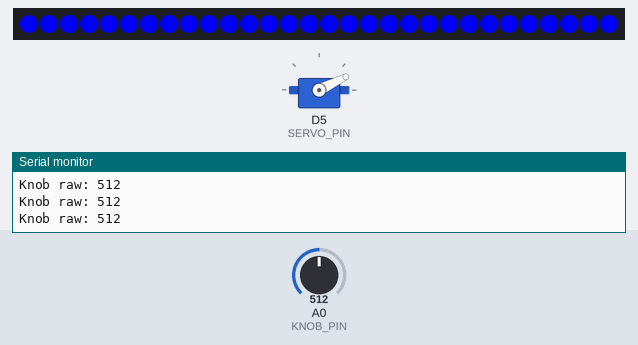
A sketch run on a simulated ESP8266 (NodeMCU). On the bench: servo, 30 RGB LEDs in strip order, left to right, the last lines printed to the serial monitor. Inputs (shaded band) come from the test bench; at power-on: A0 (KNOB_PIN) = 512. Dim RGB values are drawn brighter than linear.

Above: at 1.49 s.
1.5 s: A0 (KNOB_PIN) set to 689
3.1 s: A0 (KNOB_PIN) set to 718
At 3.28 s:
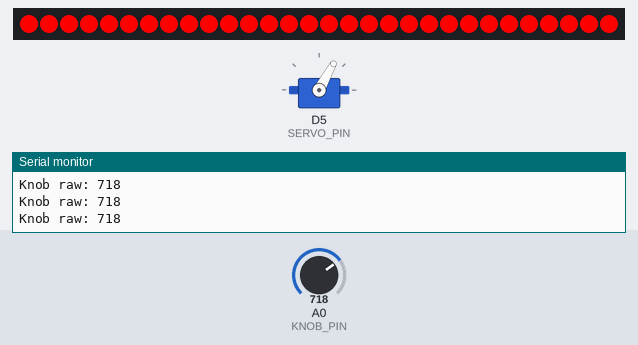
4.7 s: A0 (KNOB_PIN) set to 290
At 4.87 s:
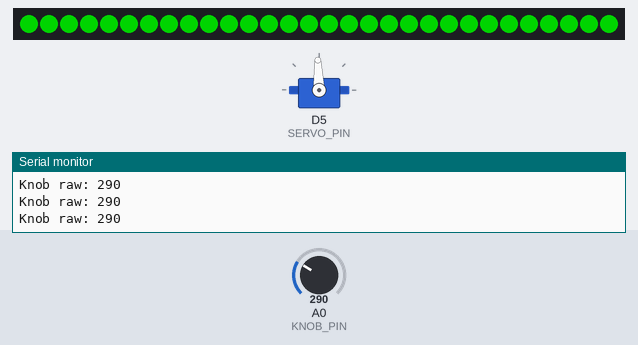
6.3 s: A0 (KNOB_PIN) set to 318
At 6.46 s:
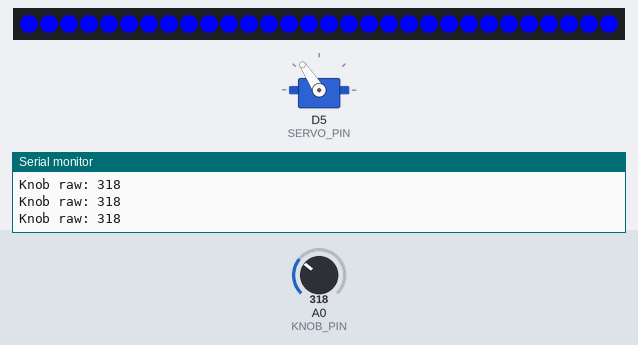
Timing chart, 0 to 16.1 s (numbered marks = the images above; inputs shaded):
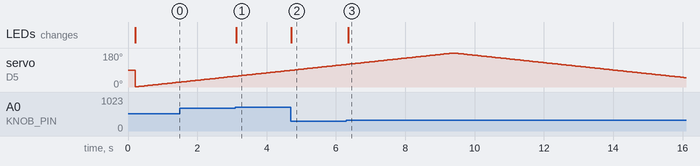

The sketch:

Sensors_Testing.ino
```cpp
#include <Arduino.h>
#include <Servo.h>
#include <FastLED.h>

// -------------------- Pins --------------------
#define SERVO_PIN   D5      // MG90S signal
#define LED_PIN     D2      // LED strip data (green wire)
#define NUM_LEDS    30      // <-- change to the approximate number of LEDs
#define KNOB_PIN    A0      // rotary angle sensor SIG

// -------------------- Objects -----------------
Servo myServo;
CRGB leds[NUM_LEDS];

// -------------------- Servo sweep -------------
int servoAngle = 0;
int servoDir   = 1;  // 1 = forward, -1 = backward
unsigned long lastServoMove = 0;
const unsigned long SERVO_STEP_INTERVAL = 20;  // ms between angle steps

void setup() {
  Serial.begin(115200);
  delay(200);
  Serial.println("=== Combined test: Servo + Knob + LED strip ===");

  // ----- Servo -----
  myServo.attach(SERVO_PIN);
  myServo.write(90);   // start at middle

  // ----- LED strip -----
  FastLED.addLeds<WS2812, LED_PIN, GRB>(leds, NUM_LEDS);
  FastLED.clear();
  FastLED.show();

  // Light everything RED initially
  for (int i = 0; i < NUM_LEDS; i++) {
    leds[i] = CRGB::Red;
  }
  FastLED.show();

  // ----- Knob -----
  pinMode(KNOB_PIN, INPUT);  // SIG -> A0 (rotary angle sensor)
}

void loop() {
  // 1) Read knob
  int knobRaw = analogRead(KNOB_PIN);  // 0..1023 on ESP8266
  Serial.print("Knob raw: ");
  Serial.println(knobRaw);

  // 2) Use knob value to change LED color (just to see reaction)
  // low value -> green, mid -> blue, high -> red
  CRGB color;
  if (knobRaw < 300) {
    color = CRGB::Green;
  } else if (knobRaw < 700) {
    color = CRGB::Blue;
  } else {
    color = CRGB::Red;
  }

  for (int i = 0; i < NUM_LEDS; i++) {
    leds[i] = color;
  }
  FastLED.show();

  // 3) Sweep servo back and forth continuously
  unsigned long now = millis();
  if (now - lastServoMove > SERVO_STEP_INTERVAL) {
    lastServoMove = now;

    servoAngle += servoDir;
    if (servoAngle >= 180) {
      servoAngle = 180;
      servoDir = -1;
    } else if (servoAngle <= 0) {
      servoAngle = 0;
      servoDir = 1;
    }

    myServo.write(servoAngle);
  }

  delay(50);  // small delay so serial printing is readable
}
```

Measured:
- the behaviour switches between 699 and 700 on A0 (KNOB_PIN) (found by bisection; images 0 and 1)
- the behaviour switches between 299 and 300 on A0 (KNOB_PIN) (found by bisection; images 2 and 3)
- after the input at 3.1 s, the LEDs: change at once (image 1)
- after the input at 4.7 s, the LEDs: change at once (image 2)
- after the input at 6.3 s, the LEDs: change after 0.05 s (image 3)
- by itself, servo on D5 (SERVO_PIN): rises from 119° to 180° in 3.1 s, then falls to 49° in 6.7 s
